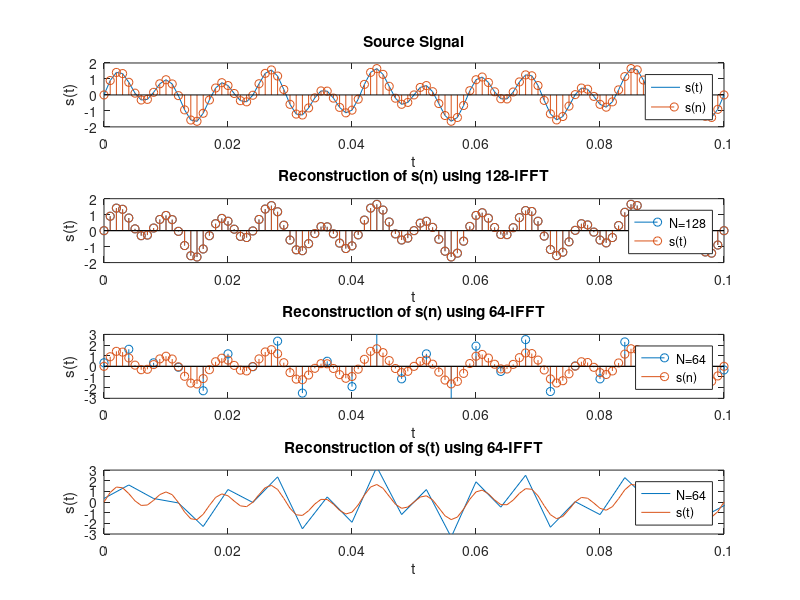

Here is the MATLAB script that generated this plot:
close all
clear all
clc


t_value = 0:0.001:0.1;  % Define the domain of time (t)      
s_t = 0.7*sin(2*pi*50*t_value)+sin(2*pi*120*t_value); % Generate a signal with frequencies 50 Hz and 120 Hz
% Plot the original time domain signal 
subplot(4,1,1)
plot(t_value,s_t);
hold on;
stem(t_value,s_t);   
title('Source Signal');
xlabel('t');
ylabel('s(t)');
legend('s(t)','s(n)')
% Selection of FFT size 
LengthOftheSequence = length(s_t); 
FFTSize = pow2(nextpow2(LengthOftheSequence));
S_Omega = fft(s_t,FFTSize);
Magnitude_S = abs(S_Omega).^2;
f_values = (0:length(S_Omega)-1)*1000/length(S_Omega);

% Regeneate original signal s(t) using adequate FFT size N=L -- length of
% the s(t)
InverseS_Omega = ifft(S_Omega,FFTSize);
tt_values = (0:length(S_Omega)-1)*0.001;
subplot(4,1,2)
stem(tt_values,InverseS_Omega); 
hold on;
stem(t_value,s_t); 
title('Reconstruction of s(n) using 128-IFFT');
xlabel('t');
ylabel('s(t)');
xlim([0 t_value(end)]);
legend('N=128', 's(t)');

NewFFTSize = 32; % Select FFT size less than the previous N=64<L 
InverseSS_Omega = ifft(S_Omega,NewFFTSize);
ttt_values = (0:length(InverseSS_Omega)-1)*0.001*4;

subplot(4,1,3)
stem(ttt_values,InverseSS_Omega); 
hold on;
stem(t_value,s_t); 
title('Reconstruction of s(n) using 64-IFFT');
xlabel('t');
ylabel('s(t)');
xlim([0 t_value(end)]);
legend('N=64', 's(n)');
ylim([-3 3]);

subplot(4,1,4)
plot(ttt_values,InverseSS_Omega); 
hold on;
plot(t_value,s_t); 
title('Reconstruction of s(t) using 64-IFFT');
xlabel('t');
ylabel('s(t)');
xlim([0 t_value(end)]);
legend('N=64', 's(t)');
ylim([-3 3]);